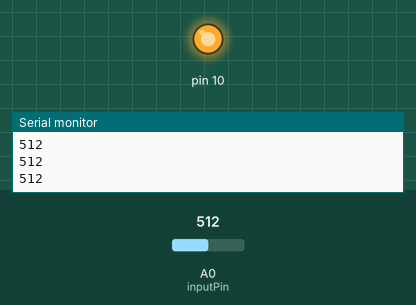
A sketch run on a simulated Arduino Uno, built with avr-gcc and run on an emulated ATmega328P. Shown: output pins drawn as LEDs (lit = HIGH), the last lines printed to the serial monitor. The inputs (shaded band) are chosen by the test bench; at power-on: A0 (inputPin) = 512.

Above: at 1.2 s.
1.3 s: A0 (inputPin) set to 112
3.5 s: A0 (inputPin) set to 96
At 4.8 s:
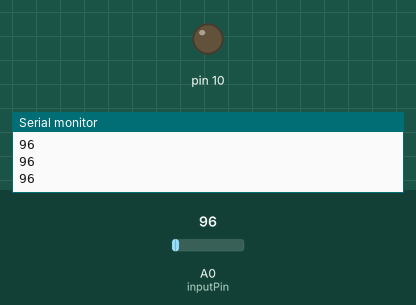
5.7 s: A0 (inputPin) set to 122
At 6.7 s:
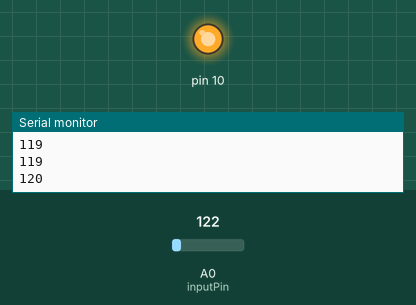
7.3 s: A0 (inputPin) set to 90
At 8.8 s:
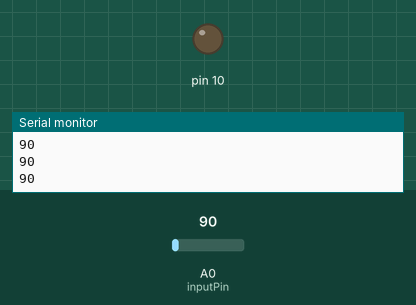
Timing chart, 0 to 10.3 s (numbered marks = the images above; inputs shaded):
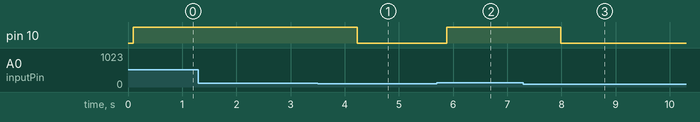

The sketch:

KirkProject.ino
```cpp
/*
  Kirk Project Pressure Sensor Code
*/

// the setup routine runs once when you press reset:
const int numReadings = 200;

int readings[numReadings];      // the readings from the analog input
int readIndex = 0;              // the index of the current reading
long total = 0;                  // the running total
int average = 0;                // the average

int inputPin = A0;

long ledtimethresh = 1;
long leddutythresh = 10000000;
long ledtime = 0;
long ledduty = 0;
int templed = 0;

void setup() {
  // initialize serial communication with computer:
  Serial.begin(9600);
  // initialize all the readings to 0:
  for (int thisReading = 0; thisReading < numReadings; thisReading++) {
    readings[thisReading] = 0;
  }
  pinMode(10, OUTPUT);
}

void loop() {
  ledtime = ledtime + 1;
  ledduty = ledduty + 1;
  // subtract the last reading:
  total = total - readings[readIndex];
  // read from the sensor:
  readings[readIndex] = analogRead(inputPin);
  // add the reading to the total:
  total = total + readings[readIndex];
  // advance to the next position in the array:
  readIndex = readIndex + 1;

  // if we're at the end of the array...
  if (readIndex >= numReadings) {
    // ...wrap around to the beginning:
    readIndex = 0;
  }

  // calculate the average:
  average = total / numReadings;
  // send it to the computer as ASCII digits
  Serial.println(average);
  delay(1);        // delay in between reads for stability

  if (ledtime > ledtimethresh){
    ledtime = 0;
    if (average > 100){     // Switch statement should be here
      leddutythresh = 3000;
      digitalWrite(10,HIGH);
    }
    else{
      leddutythresh = 200000;
      digitalWrite(10,LOW);
    }
  }

/*    // This is where the LED turns on/off based on leddutythresh, which is set in the switch statement above
  if (ledduty > leddutythresh){
    ledduty = 0;
    if (templed == 1){
      templed = 0;
    }
    else {
      templed = 1;
    }
    digitalWrite(10,templed);
  }*/

}
```

Measured:
- the behaviour switches between 101 and 100 on A0 (inputPin) (found by bisection; images 0 and 1)
- after the input at 3.5 s, pin 10: HIGH → LOW after 0.73 s
- after the input at 5.7 s, pin 10: LOW → HIGH after 0.18 s
- after the input at 7.3 s, pin 10: HIGH → LOW after 0.69 s
